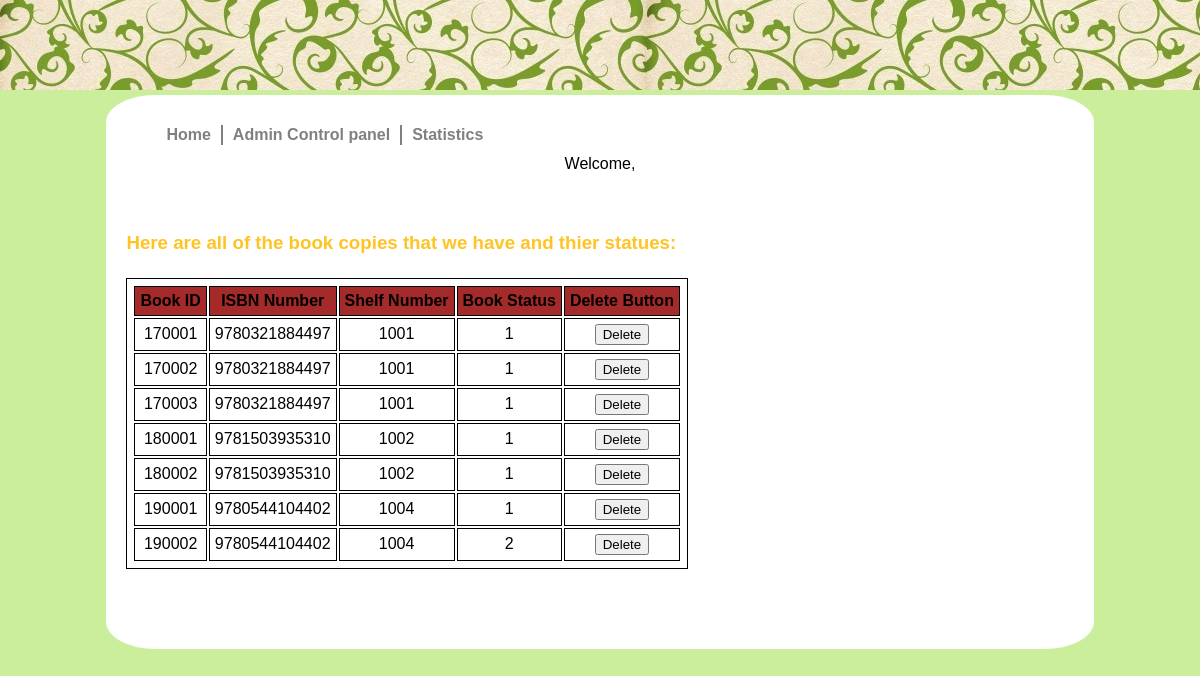
The app's page /admin/BookCopy.php, older data.
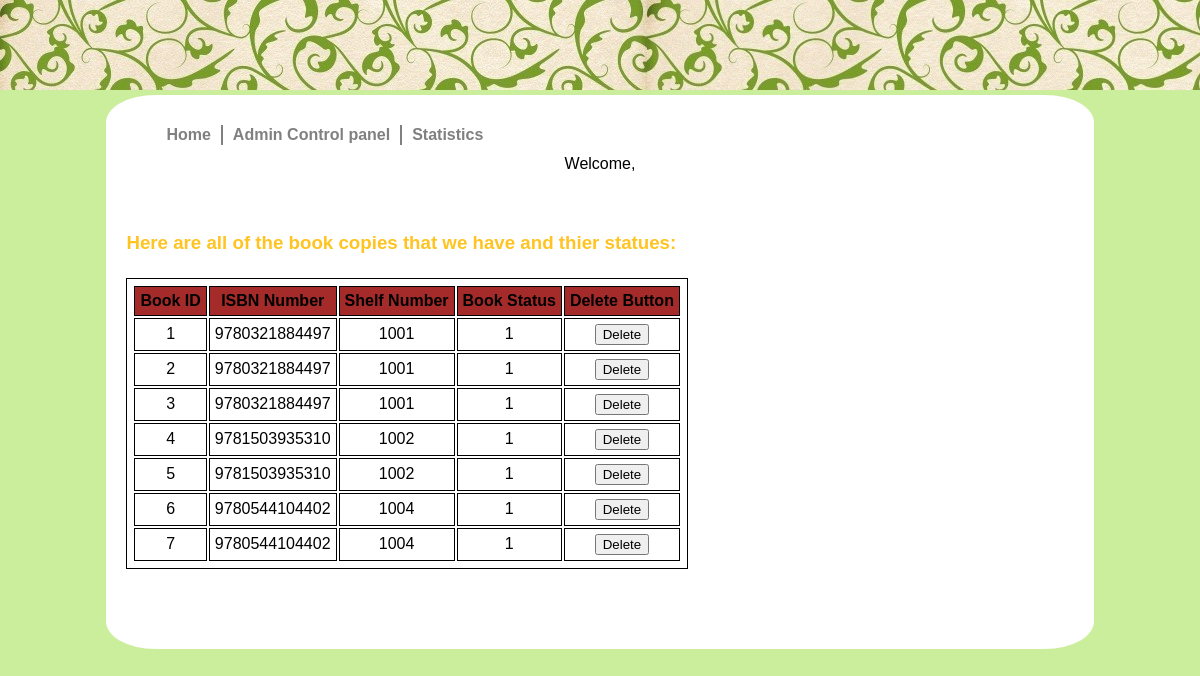
The same page, newer data.
### tables this page shows
CREATE TABLE IF NOT EXISTS BookCopy
(BookID         INT NOT NULL AUTO_INCREMENT,
ISBN         	CHAR(13)       NOT NULL,
ShelfNumber     NUMERIC(10,0)  NOT NULL,
BStatusID       NUMERIC(2,0)  NOT NULL,
CONSTRAINT BookCopy_PK PRIMARY KEY(BookID),
CONSTRAINT BookCopy_FK1 FOREIGN KEY(ShelfNumber) REFERENCES Shelf(ShelfNumber),
CONSTRAINT BookCopy_FK2 FOREIGN KEY(ISBN) REFERENCES Book(ISBN),
CONSTRAINT BookCopy_FK3 FOREIGN KEY(BStatusID) REFERENCES BookStatus(BStatusID));

### admin/BookCopy.php (the view, shortened to what this page needs)
<!DOCTYPE html PUBLIC "-//W3C//DTD XHTML 1.0 Strict//EN" "http://www.w3.org/TR/xhtml1/DTD/xhtml1-strict.dtd">
<html>
<head>
     <link rel="stylesheet" type="text/css" href="../main.css"/>
</head>
<body>
<div id="content">
<ul>
<li><a href="../index.php">Home</a></li>
<li><div class="line"></div></li>
<li><a href="links.php">Admin Control panel</a></li>
<li><div class="line"></div></li>
<li><a href="bookstatistics.php">Statistics</a></li>
</ul></br>
<?php
include '../db.inc.php';
$username = $_COOKIE['mycookie'];
echo "Welcome, $username";
try
{
    $sql =  'SELECT * FROM bookcopy';
    $result2 = $pdo->query($sql);
}
catch (PDOException $e)
{
    $error_message = 'Error fetching books: ' . $e->getMessage();
    include 'error.html.php';
    exit();
}
?>
<h3>Here are all of the book copies that we have and thier statues:</h3>
<table>
    <TR BGCOLOR=#a52a2a>
        <TH>Book ID</TH>
        <TH>ISBN Number</TH>
        <TH>Shelf Number</TH>
        <TH>Book Status </TH>
        <TH>Delete Button</TH>
    </TR>
    <?php foreach($result2 as $booklist1):?>
        <tr>
            <td><?php echo $booklist1['BookID'];?></td>
            <td><?php echo $booklist1['ISBN'];?></td>
            <td><?php echo $booklist1['ShelfNumber'];?></td>
            <td><?php echo $booklist1['BStatusID'];?></td>
            <td>
                <form action="DeleteBookprocess.php" method="post">
					<?php if($booklist1['BStatusID'] =='0'):?>
			        <input type="submit" value="Delete"  disabled="disabled" >
			         <?php else: ?>
                    <input type="submit" value="Delete">
					<?php endif;?>
                </form>
            </td>
        </tr>
    <?php endforeach;?>
</table>
</div>
</body>
</html>

### main.css (style rules this page uses)
body { margin-top: 95px; background-color: rgb(203, 238, 156); background-image: url(apic1973x.jpg); background-repeat: repeat-x; font-family: Arial, Helvetica, sans-serif; }
h3 { margin-top:50px; padding: .5em 0 .25em; text-align:left; }
h1, h2, h3 { color: rgb(285, 195, 34); }
ul { margin: 0; padding: 0 0 0 2.5em; list-style:none; }
li { margin: 0; float:left; }
a { margin: 0; display:block; text-decoration:none; text-align:center; line-height:40px; color: gray; font-weight: bold; }
form { margin: 0; }
table,th,td { border:1px solid black; margin:0px; padding:5px; }
#content { width: 80%; margin: 0 auto; padding: 20px 20px 80px 20px; background: white; text-align : center; border-radius: 5%; }
.line { margin: 10px; height: 20px; width: 2px; background: gray; text-align:center; line-height:30px; }

Row changes from the older to the newer data that the page shows:
removed bookcopy: BookID "170001", ISBN "9780321884497", ShelfNumber "1001", BStatusID "1"
removed bookcopy: BookID "170002", ISBN "9780321884497", ShelfNumber "1001", BStatusID "1"
removed bookcopy: BookID "170003", ISBN "9780321884497", ShelfNumber "1001", BStatusID "1"
removed bookcopy: BookID "180001", ISBN "9781503935310", ShelfNumber "1002", BStatusID "1"
removed bookcopy: BookID "180002", ISBN "9781503935310", ShelfNumber "1002", BStatusID "1"
removed bookcopy: BookID "190001", ISBN "9780544104402", ShelfNumber "1004", BStatusID "1"
removed bookcopy: BookID "190002", ISBN "9780544104402", ShelfNumber "1004", BStatusID "2"
added bookcopy: BookID "1", ISBN "9780321884497", ShelfNumber "1001", BStatusID "1"
added bookcopy: BookID "2", ISBN "9780321884497", ShelfNumber "1001", BStatusID "1"
added bookcopy: BookID "3", ISBN "9780321884497", ShelfNumber "1001", BStatusID "1"
added bookcopy: BookID "4", ISBN "9781503935310", ShelfNumber "1002", BStatusID "1"
added bookcopy: BookID "5", ISBN "9781503935310", ShelfNumber "1002", BStatusID "1"
added bookcopy: BookID "6", ISBN "9780544104402", ShelfNumber "1004", BStatusID "1"
added bookcopy: BookID "7", ISBN "9780544104402", ShelfNumber "1004", BStatusID "1"
